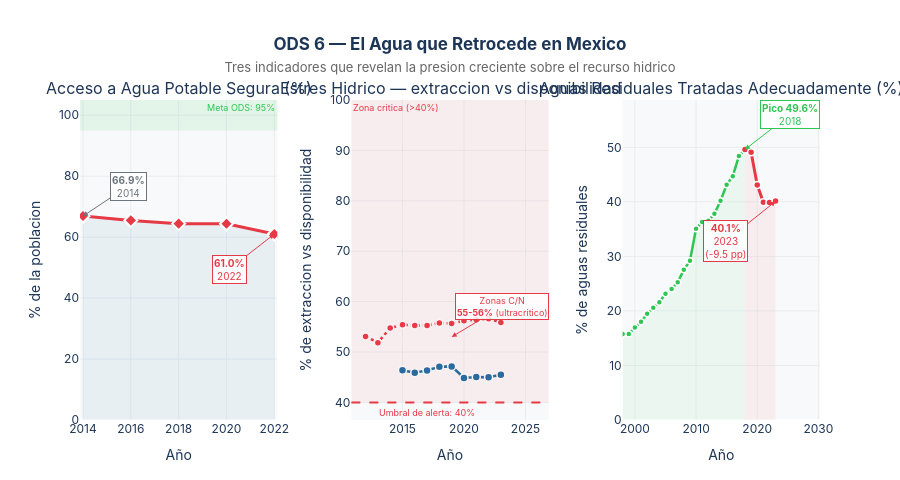

Notebook code for this chart:
### Markdown cell above
---
## Parte II — El Agua que Retrocede

### ODS 6: Agua Limpia y Saneamiento

Mientras el consumo material se dispara, el agua enfrenta una presión creciente en tres frentes:

1. **El acceso a agua potable segura disminuye** — solo el 61% de la población en 2022, bajando desde 66.9% en 2014
2. **El estrés hídrico supera el umbral crítico** — México extrae el 47% de su agua disponible (el límite de alerta es 40%)
3. **Las aguas residuales tratadas retrocedieron** — del 50% en 2018 al 40% en 2023: más contaminación regresa a los cuerpos de agua

### Code cell
# ══════════════════════════════════════════════════════════════════════════════
# FIGURA 3 — Triple panel: Agua potable segura + Estrés hídrico + Aguas residuales
# ══════════════════════════════════════════════════════════════════════════════

agua_seg = get_serie('6.1.1.A')   # acceso agua potable segura
estres   = get_serie('6.4.2')     # estres hidrico (%)
presion  = get_serie('6N.2.1')    # presion hidrica zonas C/N
residual = get_serie('6.3.1')     # aguas residuales tratadas

fig_agua = make_subplots(
    rows=1, cols=3,
    subplot_titles=[
        'Acceso a Agua Potable Segura (%)',
        'Estres Hidrico — extraccion vs disponibilidad',
        'Aguas Residuales Tratadas Adecuadamente (%)'
    ],
    horizontal_spacing=0.1
)

# ── Panel 1: Agua potable segura ──────────────────────────────────────────────
fig_agua.add_trace(go.Scatter(
    x=agua_seg['periodo'], y=agua_seg['valor'],
    mode='lines+markers',
    line=dict(color=C_ALERTA, width=3),
    marker=dict(size=10, color=C_ALERTA, symbol='diamond',
                line=dict(width=2, color='white')),
    fill='tozeroy', fillcolor='rgba(29,111,164,0.08)',
    name='Agua potable segura',
    hovertemplate='<b>%{x}</b><br>Acceso: <b>%{y:.1f}%</b><extra></extra>',
    showlegend=False
), row=1, col=1)

fig_agua.add_hrect(
    y0=95, y1=105, fillcolor='rgba(44,198,83,0.1)', line_width=0,
    annotation_text='Meta ODS: 95%', annotation_position='top right',
    annotation_font=dict(size=9, color=C_MEJORA), row=1, col=1
)
fig_agua.add_annotation(
    x=2014, y=66.9, text='<b>66.9%</b><br>2014',
    showarrow=True, arrowhead=2, arrowcolor=C_NEUTRO,
    ax=45, ay=-30, font=dict(size=10, color=C_NEUTRO),
    bgcolor='rgba(255,255,255,0.85)', bordercolor=C_NEUTRO, borderwidth=1,
    row=1, col=1
)
fig_agua.add_annotation(
    x=2022, y=61.0, text='<b>61.0%</b><br>2022',
    showarrow=True, arrowhead=2, arrowcolor=C_ALERTA,
    ax=-45, ay=35, font=dict(size=10, color=C_ALERTA),
    bgcolor='rgba(255,255,255,0.85)', bordercolor=C_ALERTA, borderwidth=1,
    row=1, col=1
)

# ── Panel 2: Estrés hídrico (doble serie: nacional + zonas C/N) ───────────────
fig_agua.add_trace(go.Scatter(
    x=estres['periodo'], y=estres['valor'],
    mode='lines+markers', name='Estres hidrico nacional',
    line=dict(color=C_AGUA, width=2.5),
    marker=dict(size=8, color=C_AGUA, line=dict(width=1.5, color='white')),
    hovertemplate='<b>%{x}</b><br>Estres nacional: <b>%{y:.1f}%</b><extra></extra>',
    showlegend=False
), row=1, col=2)

fig_agua.add_trace(go.Scatter(
    x=presion['periodo'], y=presion['valor'],
    mode='lines+markers', name='Zonas Centro y Norte',
    line=dict(color=C_ALERTA, width=2.5, dash='dot'),
    marker=dict(size=7, color=C_ALERTA, line=dict(width=1.5, color='white')),
    hovertemplate='<b>%{x}</b><br>Presion C/N: <b>%{y:.1f}%</b><extra></extra>',
    showlegend=False
), row=1, col=2)

# Umbral crítico 40%
fig_agua.add_hrect(
    y0=40, y1=100, fillcolor='rgba(230,57,70,0.06)', line_width=0,
    annotation_text='Zona critica (>40%)',
    annotation_position='top left',
    annotation_font=dict(size=9, color=C_ALERTA), row=1, col=2
)
fig_agua.add_hline(
    y=40, line_dash='dash', line_color=C_ALERTA, line_width=2,
    row=1, col=2
)
fig_agua.add_annotation(
    x=2017, y=38, text='Umbral de alerta: 40%',
    showarrow=False, font=dict(size=9, color=C_ALERTA),
    row=1, col=2
)
fig_agua.add_annotation(
    x=2019, y=53,
    text='Zonas C/N<br><b>55-56%</b>\n(ultracritico)',
    showarrow=True, arrowhead=2, arrowcolor=C_ALERTA,
    ax=50, ay=-30, font=dict(size=9, color=C_ALERTA),
    bgcolor='rgba(255,255,255,0.85)', bordercolor=C_ALERTA, borderwidth=1,
    row=1, col=2
)

# ── Panel 3: Aguas residuales tratadas ───────────────────────────────────────
res_sube = residual[residual['periodo'] <= 2018]
res_baja = residual[residual['periodo'] >= 2018]

fig_agua.add_trace(go.Scatter(
    x=res_sube['periodo'], y=res_sube['valor'],
    mode='lines+markers', name='Tendencia positiva',
    line=dict(color=C_MEJORA, width=2.5),
    marker=dict(size=6, color=C_MEJORA, line=dict(width=1.5, color='white')),
    fill='tozeroy', fillcolor='rgba(44,198,83,0.06)',
    hovertemplate='<b>%{x}</b><br>Tratadas: <b>%{y:.1f}%</b><extra></extra>',
    showlegend=False
), row=1, col=3)

fig_agua.add_trace(go.Scatter(
    x=res_baja['periodo'], y=res_baja['valor'],
    mode='lines+markers', name='Retroceso post-2018',
    line=dict(color=C_ALERTA, width=3),
    marker=dict(size=7, color=C_ALERTA, line=dict(width=1.5, color='white')),
    fill='tozeroy', fillcolor='rgba(230,57,70,0.06)',
    hovertemplate='<b>%{x}</b><br>Tratadas: <b>%{y:.1f}%</b><extra></extra>',
    showlegend=False
), row=1, col=3)

fig_agua.add_annotation(
    x=2018, y=49.6,
    text='<b>Pico 49.6%</b><br>2018',
    showarrow=True, arrowhead=2, arrowcolor=C_MEJORA,
    ax=45, ay=-35, font=dict(size=10, color=C_MEJORA),
    bgcolor='rgba(255,255,255,0.85)', bordercolor=C_MEJORA, borderwidth=1,
    row=1, col=3
)
fig_agua.add_annotation(
    x=2023, y=40.1,
    text='<b>40.1%</b><br>2023<br>(-9.5 pp)',
    showarrow=True, arrowhead=2, arrowcolor=C_ALERTA,
    ax=-50, ay=40, font=dict(size=10, color=C_ALERTA),
    bgcolor='rgba(255,255,255,0.85)', bordercolor=C_ALERTA, borderwidth=1,
    row=1, col=3
)

fig_agua.update_xaxes(showgrid=True, gridcolor='#E9ECEF', title_text='Año')
fig_agua.update_yaxes(showgrid=True, gridcolor='#E9ECEF')
fig_agua.update_yaxes(title_text='% de la poblacion', row=1, col=1)
fig_agua.update_yaxes(title_text='% de extraccion vs disponibilidad', row=1, col=2)
fig_agua.update_yaxes(title_text='% de aguas residuales', row=1, col=3)

fig_agua.update_layout(
    title=dict(
        text='<b>ODS 6 — El Agua que Retrocede en Mexico</b><br>'
             '<span style="font-size:13px;color:#666;font-weight:normal">'
             'Tres indicadores que revelan la presion creciente sobre el recurso hidrico</span>',
        x=0.5, xanchor='center'
    ),
    height=480, plot_bgcolor=C_FONDO, paper_bgcolor='white',
    font=dict(family='Inter, Arial, sans-serif', color=C_LINEA),
    margin=dict(t=100, b=60)
)
fig_agua.show()

### Figure 1 — Plotly figure (JSON) as saved in the notebook; plotly's stock layout.template omitted (floating-point values rounded to 4 significant figures)
{"data": [{"fill": "tozeroy", "fillcolor": "rgba(29,111,164,0.08)", "hovertemplate": "<b>%{x}</b><br>Acceso: <b>%{y:.1f}%</b><extra></extra>", "line": {"color": "#E63946", "width": 3}, "marker": {"color": "#E63946", "line": {"color": "white", "width": 2}, "size": 10, "symbol": "diamond"}, "mode": "lines+markers", "name": "Agua potable segura", "showlegend": false, "type": "scatter", "x": [2014, 2016, 2018, 2020, 2022], "xaxis": "x", "y": [66.93, 65.5, 64.42, 64.39, 61.01], "yaxis": "y"}, {"hovertemplate": "<b>%{x}</b><br>Estres nacional: <b>%{y:.1f}%</b><extra></extra>", "line": {"color": "#1D6FA4", "width": 2.5}, "marker": {"color": "#1D6FA4", "line": {"color": "white", "width": 1.5}, "size": 8}, "mode": "lines+markers", "name": "Estres hidrico nacional", "showlegend": false, "type": "scatter", "x": [2015, 2016, 2017, 2018, 2019, 2020, 2021, 2022, 2023], "xaxis": "x2", "y": [46.38, 45.87, 46.35, 47.07, 47.15, 44.86, 45.06, 44.99, 45.48], "yaxis": "y2"}, {"hovertemplate": "<b>%{x}</b><br>Presion C/N: <b>%{y:.1f}%</b><extra></extra>", "line": {"color": "#E63946", "dash": "dot", "width": 2.5}, "marker": {"color": "#E63946", "line": {"color": "white", "width": 1.5}, "size": 7}, "mode": "lines+markers", "name": "Zonas Centro y Norte", "showlegend": false, "type": "scatter", "x": [2012, 2013, 2014, 2015, 2016, 2017, 2018, 2019, 2020, 2021, 2022, 2023], "xaxis": "x2", "y": [53.1, 51.86, 54.77, 55.42, 55.26, 55.26, 55.76, 55.66, 56.21, 56.42, 56.6, 55.88], "yaxis": "y2"}, {"fill": "tozeroy", "fillcolor": "rgba(44,198,83,0.06)", "hovertemplate": "<b>%{x}</b><br>Tratadas: <b>%{y:.1f}%</b><extra></extra>", "line": {"color": "#2DC653", "width": 2.5}, "marker": {"color": "#2DC653", "line": {"color": "white", "width": 1.5}, "size": 6}, "mode": "lines+markers", "name": "Tendencia positiva", "showlegend": false, "type": "scatter", "x": [1998, 1999, 2000, 2001, 2002, 2003, 2004, 2005, 2006, 2007, 2008, 2009, 2010, 2011, 2012, 2013, 2014, 2015, 2016, 2017, 2018], "xaxis": "x3", "y": [15.76, 15.75, 16.96, 18.0, 19.47, 20.58, 21.59, 23.17, 24.02, 25.28, 27.53, 29.19, 35.08, 36.31, 36.53, 37.83, 40.2, 43.14, 44.7, 48.4, 49.62], "yaxis": "y3"}, {"fill": "tozeroy", "fillcolor": "rgba(230,57,70,0.06)", "hovertemplate": "<b>%{x}</b><br>Tratadas: <b>%{y:.1f}%</b><extra></extra>", "line": {"color": "#E63946", "width": 3}, "marker": {"color": "#E63946", "line": {"color": "white", "width": 1.5}, "size": 7}, "mode": "lines+markers", "name": "Retroceso post-2018", "showlegend": false, "type": "scatter", "x": [2018, 2019, 2020, 2021, 2022, 2023], "xaxis": "x3", "y": [49.62, 49.1, 43.09, 39.93, 39.86, 40.15], "yaxis": "y3"}], "layout": {"annotations": [{"font": {"size": 16}, "showarrow": false, "text": "Acceso a Agua Potable Segura (%)", "x": 0.1333, "xanchor": "center", "xref": "paper", "y": 1, "yanchor": "bottom", "yref": "paper"}, {"font": {"size": 16}, "showarrow": false, "text": "Estres Hidrico — extraccion vs disponibilidad", "x": 0.5, "xanchor": "center", "xref": "paper", "y": 1, "yanchor": "bottom", "yref": "paper"}, {"font": {"size": 16}, "showarrow": false, "text": "Aguas Residuales Tratadas Adecuadamente (%)", "x": 0.8667, "xanchor": "center", "xref": "paper", "y": 1, "yanchor": "bottom", "yref": "paper"}, {"font": {"color": "#2DC653", "size": 9}, "showarrow": false, "text": "Meta ODS: 95%", "x": 1, "xanchor": "right", "xref": "x domain", "y": 105, "yanchor": "top", "yref": "y"}, {"arrowcolor": "#6C757D", "arrowhead": 2, "ax": 45, "ay": -30, "bgcolor": "rgba(255,255,255,0.85)", "bordercolor": "#6C757D", "borderwidth": 1, "font": {"color": "#6C757D", "size": 10}, "showarrow": true, "text": "<b>66.9%</b><br>2014", "x": 2014, "xref": "x", "y": 66.9, "yref": "y"}, {"arrowcolor": "#E63946", "arrowhead": 2, "ax": -45, "ay": 35, "bgcolor": "rgba(255,255,255,0.85)", "bordercolor": "#E63946", "borderwidth": 1, "font": {"color": "#E63946", "size": 10}, "showarrow": true, "text": "<b>61.0%</b><br>2022", "x": 2022, "xref": "x", "y": 61, "yref": "y"}, {"font": {"color": "#E63946", "size": 9}, "showarrow": false, "text": "Zona critica (>40%)", "x": 0, "xanchor": "left", "xref": "x2 domain", "y": 100, "yanchor": "top", "yref": "y2"}, {"font": {"color": "#E63946", "size": 9}, "showarrow": false, "text": "Umbral de alerta: 40%", "x": 2017, "xref": "x2", "y": 38, "yref": "y2"}, {"arrowcolor": "#E63946", "arrowhead": 2, "ax": 50, "ay": -30, "bgcolor": "rgba(255,255,255,0.85)", "bordercolor": "#E63946", "borderwidth": 1, "font": {"color": "#E63946", "size": 9}, "showarrow": true, "text": "Zonas C/N<br><b>55-56%</b>\n(ultracritico)", "x": 2019, "xref": "x2", "y": 53, "yref": "y2"}, {"arrowcolor": "#2DC653", "arrowhead": 2, "ax": 45, "ay": -35, "bgcolor": "rgba(255,255,255,0.85)", "bordercolor": "#2DC653", "borderwidth": 1, "font": {"color": "#2DC653", "size": 10}, "showarrow": true, "text": "<b>Pico 49.6%</b><br>2018", "x": 2018, "xref": "x3", "y": 49.6, "yref": "y3"}, {"arrowcolor": "#E63946", "arrowhead": 2, "ax": -50, "ay": 40, "bgcolor": "rgba(255,255,255,0.85)", "bordercolor": "#E63946", "borderwidth": 1, "font": {"color": "#E63946", "size": 10}, "showarrow": true, "text": "<b>40.1%</b><br>2023<br>(-9.5 pp)", "x": 2023, "xref": "x3", "y": 40.1, "yref": "y3"}], "font": {"color": "#1D3557", "family": "Inter, Arial, sans-serif"}, "height": 480, "margin": {"b": 60, "t": 100}, "paper_bgcolor": "white", "plot_bgcolor": "#F8F9FA", "shapes": [{"fillcolor": "rgba(44,198,83,0.1)", "line": {"width": 0}, "type": "rect", "x0": 0, "x1": 1, "xref": "x domain", "y0": 95, "y1": 105, "yref": "y"}, {"fillcolor": "rgba(230,57,70,0.06)", "line": {"width": 0}, "type": "rect", "x0": 0, "x1": 1, "xref": "x2 domain", "y0": 40, "y1": 100, "yref": "y2"}, {"line": {"color": "#E63946", "dash": "dash", "width": 2}, "type": "line", "x0": 0, "x1": 1, "xref": "x2 domain", "y0": 40, "y1": 40, "yref": "y2"}], "title": {"text": "<b>ODS 6 — El Agua que Retrocede en Mexico</b><br><span style=\"font-size:13px;color:#666;font-weight:normal\">Tres indicadores que revelan la presion creciente sobre el recurso hidrico</span>", "x": 0.5, "xanchor": "center"}, "xaxis": {"anchor": "y", "domain": [0, 0.2667], "gridcolor": "#E9ECEF", "showgrid": true, "title": {"text": "Año"}}, "xaxis2": {"anchor": "y2", "domain": [0.3667, 0.6333], "gridcolor": "#E9ECEF", "showgrid": true, "title": {"text": "Año"}}, "xaxis3": {"anchor": "y3", "domain": [0.7333, 1], "gridcolor": "#E9ECEF", "showgrid": true, "title": {"text": "Año"}}, "yaxis": {"anchor": "x", "domain": [0, 1], "gridcolor": "#E9ECEF", "showgrid": true, "title": {"text": "% de la poblacion"}}, "yaxis2": {"anchor": "x2", "domain": [0, 1], "gridcolor": "#E9ECEF", "showgrid": true, "title": {"text": "% de extraccion vs disponibilidad"}}, "yaxis3": {"anchor": "x3", "domain": [0, 1], "gridcolor": "#E9ECEF", "showgrid": true, "title": {"text": "% de aguas residuales"}}}}
